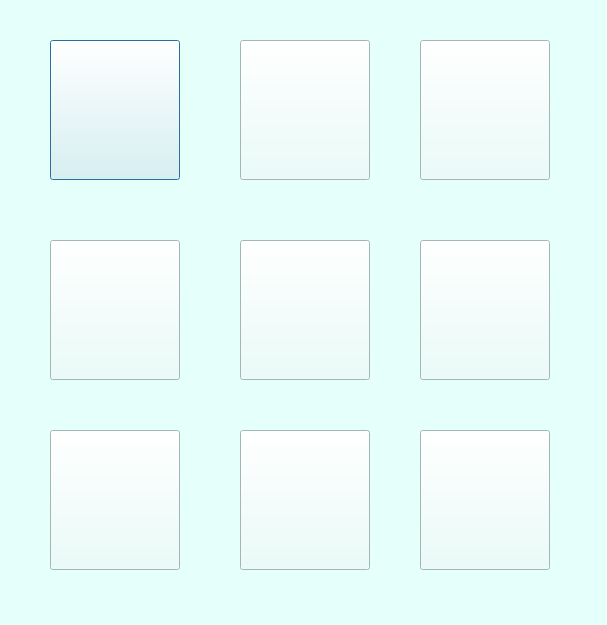
<?xml version="1.0" encoding="UTF-8"?>
<ui version="4.0">
 <class>Dialog</class>
 <widget class="QDialog" name="Dialog">
  <property name="geometry">
   <rect>
    <x>0</x>
    <y>0</y>
    <width>607</width>
    <height>625</height>
   </rect>
  </property>
  <property name="font">
   <font>
    <family>微软雅黑</family>
    <pointsize>16</pointsize>
   </font>
  </property>
  <property name="cursor">
   <cursorShape>ArrowCursor</cursorShape>
  </property>
  <property name="windowTitle">
   <string>PDF Tools</string>
  </property>
  <property name="windowIcon">
   <iconset resource="img.qrc">
    <normaloff>:/img/PDF.ico</normaloff>:/img/PDF.ico</iconset>
  </property>
  <property name="styleSheet">
   <string notr="true">background-color: rgb(229, 255, 251);</string>
  </property>
  <widget class="QPushButton" name="pushButton_split">
   <property name="geometry">
    <rect>
     <x>50</x>
     <y>40</y>
     <width>130</width>
     <height>140</height>
    </rect>
   </property>
   <property name="font">
    <font>
     <family>微软雅黑</family>
     <pointsize>16</pointsize>
     <weight>50</weight>
     <bold>false</bold>
    </font>
   </property>
   <property name="cursor">
    <cursorShape>PointingHandCursor</cursorShape>
   </property>
   <property name="toolTip">
    <string/>
   </property>
   <property name="whatsThis">
    <string/>
   </property>
   <property name="styleSheet">
    <string notr="true">background-image: url(:/img/PDF拆分.png);</string>
   </property>
   <property name="text">
    <string/>
   </property>
   <property name="iconSize">
    <size>
     <width>80</width>
     <height>80</height>
    </size>
   </property>
  </widget>
  <widget class="QPushButton" name="pushButton_merge">
   <property name="geometry">
    <rect>
     <x>240</x>
     <y>40</y>
     <width>130</width>
     <height>140</height>
    </rect>
   </property>
   <property name="font">
    <font>
     <family>微软雅黑</family>
     <pointsize>16</pointsize>
     <weight>50</weight>
     <bold>false</bold>
    </font>
   </property>
   <property name="cursor">
    <cursorShape>PointingHandCursor</cursorShape>
   </property>
   <property name="styleSheet">
    <string notr="true">background-image: url(:/img/PDF合并.png);</string>
   </property>
   <property name="text">
    <string/>
   </property>
   <property name="iconSize">
    <size>
     <width>80</width>
     <height>80</height>
    </size>
   </property>
  </widget>
  <widget class="QPushButton" name="pushButton_toWord">
   <property name="geometry">
    <rect>
     <x>420</x>
     <y>430</y>
     <width>130</width>
     <height>140</height>
    </rect>
   </property>
   <property name="font">
    <font>
     <family>微软雅黑</family>
     <pointsize>16</pointsize>
     <weight>50</weight>
     <bold>false</bold>
    </font>
   </property>
   <property name="cursor">
    <cursorShape>PointingHandCursor</cursorShape>
   </property>
   <property name="styleSheet">
    <string notr="true">background-image: url(:/img/PDF转Word.png);</string>
   </property>
   <property name="text">
    <string/>
   </property>
   <property name="iconSize">
    <size>
     <width>80</width>
     <height>80</height>
    </size>
   </property>
  </widget>
  <widget class="QPushButton" name="pushButton_toExcel">
   <property name="geometry">
    <rect>
     <x>240</x>
     <y>430</y>
     <width>130</width>
     <height>140</height>
    </rect>
   </property>
   <property name="font">
    <font>
     <family>微软雅黑</family>
     <pointsize>16</pointsize>
     <weight>50</weight>
     <bold>false</bold>
    </font>
   </property>
   <property name="cursor">
    <cursorShape>PointingHandCursor</cursorShape>
   </property>
   <property name="styleSheet">
    <string notr="true">background-image: url(:/img/PDF转Excel.png);</string>
   </property>
   <property name="text">
    <string/>
   </property>
   <property name="iconSize">
    <size>
     <width>80</width>
     <height>80</height>
    </size>
   </property>
  </widget>
  <widget class="QPushButton" name="pushButton_toPicture">
   <property name="geometry">
    <rect>
     <x>420</x>
     <y>40</y>
     <width>130</width>
     <height>140</height>
    </rect>
   </property>
   <property name="font">
    <font>
     <family>微软雅黑</family>
     <pointsize>16</pointsize>
     <weight>50</weight>
     <bold>false</bold>
    </font>
   </property>
   <property name="cursor">
    <cursorShape>PointingHandCursor</cursorShape>
   </property>
   <property name="styleSheet">
    <string notr="true">background-image: url(:/img/PDF转图片.png);</string>
   </property>
   <property name="text">
    <string/>
   </property>
   <property name="iconSize">
    <size>
     <width>80</width>
     <height>80</height>
    </size>
   </property>
  </widget>
  <widget class="QPushButton" name="pushButton_getPicture">
   <property name="geometry">
    <rect>
     <x>50</x>
     <y>240</y>
     <width>130</width>
     <height>140</height>
    </rect>
   </property>
   <property name="font">
    <font>
     <family>微软雅黑</family>
     <pointsize>16</pointsize>
     <weight>50</weight>
     <bold>false</bold>
    </font>
   </property>
   <property name="cursor">
    <cursorShape>PointingHandCursor</cursorShape>
   </property>
   <property name="styleSheet">
    <string notr="true">background-image: url(:/img/PDF图片提取.png);</string>
   </property>
   <property name="text">
    <string/>
   </property>
   <property name="iconSize">
    <size>
     <width>80</width>
     <height>80</height>
    </size>
   </property>
  </widget>
  <widget class="QPushButton" name="pushButton_encryption">
   <property name="geometry">
    <rect>
     <x>240</x>
     <y>240</y>
     <width>130</width>
     <height>140</height>
    </rect>
   </property>
   <property name="font">
    <font>
     <family>微软雅黑</family>
     <pointsize>16</pointsize>
     <weight>50</weight>
     <bold>false</bold>
    </font>
   </property>
   <property name="cursor">
    <cursorShape>PointingHandCursor</cursorShape>
   </property>
   <property name="styleSheet">
    <string notr="true">background-image: url(:/img/PDF加密.png);</string>
   </property>
   <property name="text">
    <string/>
   </property>
   <property name="iconSize">
    <size>
     <width>80</width>
     <height>80</height>
    </size>
   </property>
  </widget>
  <widget class="QPushButton" name="pushButton_addWatermark">
   <property name="geometry">
    <rect>
     <x>50</x>
     <y>430</y>
     <width>130</width>
     <height>140</height>
    </rect>
   </property>
   <property name="font">
    <font>
     <family>微软雅黑</family>
     <pointsize>16</pointsize>
     <weight>50</weight>
     <bold>false</bold>
    </font>
   </property>
   <property name="cursor">
    <cursorShape>PointingHandCursor</cursorShape>
   </property>
   <property name="styleSheet">
    <string notr="true">background-image: url(:/img/PDF加水印.png);</string>
   </property>
   <property name="text">
    <string/>
   </property>
   <property name="iconSize">
    <size>
     <width>80</width>
     <height>80</height>
    </size>
   </property>
  </widget>
  <widget class="QPushButton" name="pushButton_decryption">
   <property name="geometry">
    <rect>
     <x>420</x>
     <y>240</y>
     <width>130</width>
     <height>140</height>
    </rect>
   </property>
   <property name="font">
    <font>
     <family>微软雅黑</family>
     <pointsize>16</pointsize>
     <weight>50</weight>
     <bold>false</bold>
    </font>
   </property>
   <property name="cursor">
    <cursorShape>PointingHandCursor</cursorShape>
   </property>
   <property name="styleSheet">
    <string notr="true">background-image: url(:/img/PDF去密码.png);</string>
   </property>
   <property name="text">
    <string/>
   </property>
   <property name="iconSize">
    <size>
     <width>80</width>
     <height>80</height>
    </size>
   </property>
  </widget>
 </widget>
 <resources>
  <include location="img.qrc"/>
 </resources>
 <connections/>
</ui>
